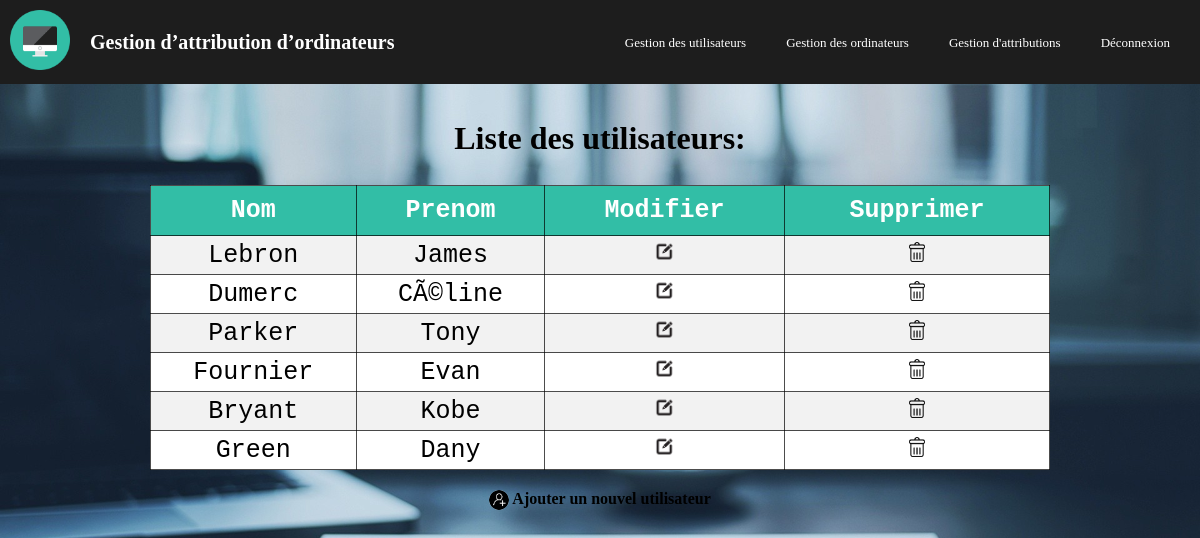
/gestion_utilisateurs.php (signed in), run on the app's committed database.
### tables this page shows
CREATE TABLE `utilisateurs` (
  `id_utilisateur` int(100) NOT NULL,
  `nom_utilisateur` varchar(100) NOT NULL,
  `prenom_utilisateur` varchar(100) NOT NULL,
  `utilise_Ordinateur` int(1) NOT NULL
);

### gestion_utilisateurs.php (the view, shortened to what this page needs)
<?php
    require_once("config.php");
    $query = " select * from utilisateurs ";
    $result = mysqli_query($db,$query);
?>
<!DOCTYPE html>
<html lang="fr">
<head>
    <link rel="stylesheet" href="css/styles.css">
    <link rel="stylesheet" href="Navigation/css/styles.css">
    <?php
        include 'Navigation/navigation.php';
    ?>
</head>
<body>
    <div class="contenu_site">
        <header >
            <center>
                <h1> Liste des utilisateurs: </h1> <br>
            </center>
        </header>
        <div class="tableau">
            <table>
                <tr>
                    <th scope="col"> Nom</th>
                    <th scope="col"> Prenom</th>
                    <th scope="col"> Modifier</th>
                    <th scope="col"> Supprimer</th>
                </tr>
                <?php
                    while($row=mysqli_fetch_assoc($result))
                    {
                        $id_utilisateur = $row['id_utilisateur'];
                        $nom_utilisateur = $row['nom_utilisateur'];
                        $prenom_utilisateur = $row['prenom_utilisateur'];
                ?>
                    <tr>
                        <td><?php echo $nom_utilisateur ?></td>
                        <td><?php echo $prenom_utilisateur ?></td>
                        <td><a href="Gestion-utilisateur/modifier_utilisateur.php?GetID=<?php echo $id_utilisateur ?>"> <img id="icon_modif" src="images/icone_modif.png"> </a></td>
                        <td><a href="php/delete_Utilisateur.php?Supp=<?php echo $id_utilisateur ?>"> <img id="icon_del" src="images/icone_del.png"> </a></td>
                    </tr>
                <?php
                        }
                ?>
            </table>
            <div class="text_Ajout">
                <a href="Gestion-utilisateur/ajouter_utilisateur.php"> <div class="img_add"> <img src="images/icone_add.png"> Ajouter un nouvel utilisateur </div></a>
            </div>
        </div>
    </div>
</body>
</html>

### Navigation/navigation.php (shortened to what this page needs)
<!DOCTYPE html>
<html lang="fr">
<head>
    <link rel="stylesheet" href="css/styles.css">
</head>
<body id="site-header">
    <header class="header_nav">
            <div id="logo_and_titre">
            <a href="accueil.php"> <img id="logo" src="images/icone.png"> </a>
                <h1 id="titre">Gestion d’attribution d’ordinateurs</h1>
            </div>
            <nav>
                <span> <a href="gestion_utilisateurs.php"> Gestion des utilisateurs </a></span>
                <span> <a href="gestion_ordinateurs.php"> Gestion des ordinateurs </a></span>
                <span> <a href="gestion_attribution.php"> Gestion d'attributions </a></span>
                <span> <a href="Connexion/deconnexion.php?deconnecter"> Déconnexion </a></span>
            </nav>
    </header>
</body>
</html>

### css/styles.css (style rules this page uses)
body { background-image: url(../images/fond_accueil.jpg); background-size: cover; margin: 0px; }
.contenu_site { padding-top: 10vw; }
.tableau { margin: 10px 150px; }
table { background-color: white; border-collapse: collapse; width: 100%; font-family: monospace; font-size: 25px; text-align: left; }
th { color: black; padding: 10px; }
th[scope="col"] { background-color: rgb(50, 190, 166); border: 1px solid rgba(0, 0, 0, 0.7); color: #fff; }
tr, td { border: 1px solid rgba(0, 0, 0, 0.7); text-align: center; }
tr:nth-child(even) { background-color: #f2f2f2 }
#icon_modif { height: 30px; }
#icon_del { height: 20px; }
.img_add img { border-radius: 50%; height: 20px; }
.text_Ajout { font-weight: bold; text-align: center; margin: 20px; }
.text_Ajout a { text-decoration: none; color: black; }
.text_Ajout img { vertical-align: middle; }

### Navigation/css/styles.css (style rules this page uses)
* { box-sizing: border-box; padding: 0px; margin: 0px; }
html { scroll-behavior: smooth; }
.header_nav { background-color: #1D1D1D; display: flex; justify-content: space-between; padding: 10px; position: fixed; width: 100vw; color: white; }
nav { display: flex; align-items: center; }
nav span { margin-left: 20px; margin-right: 20px; }
nav a { color:white; text-decoration: none; font-size: 13px; }
#logo { height: 60px; margin-right: 20px; }
#logo_and_titre { display: flex; align-items: center; }
#titre { font-size: 20px; }

### data on the page
utilisateurs: nom_utilisateur "Lebron", prenom_utilisateur "James"
utilisateurs: nom_utilisateur "Dumerc", prenom_utilisateur "CÃ©line"
utilisateurs: nom_utilisateur "Parker", prenom_utilisateur "Tony"
utilisateurs: nom_utilisateur "Fournier", prenom_utilisateur "Evan"
utilisateurs: nom_utilisateur "Bryant", prenom_utilisateur "Kobe"
utilisateurs: nom_utilisateur "Green", prenom_utilisateur "Dany"
